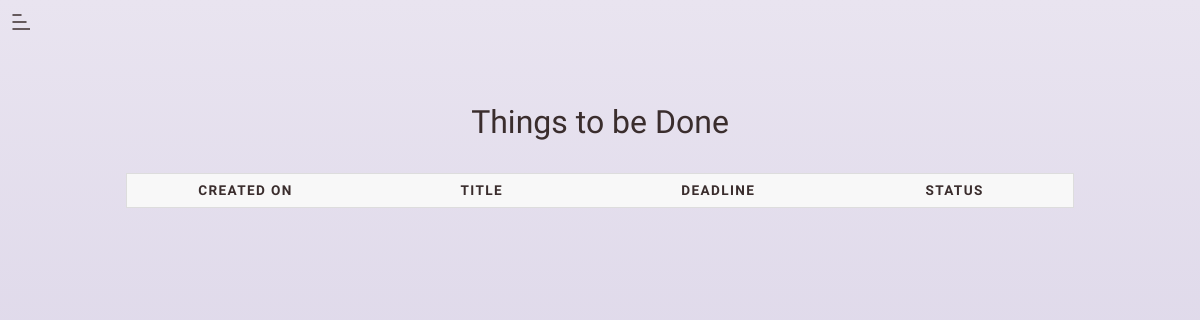
Page / (signed in) on the earlier database version.
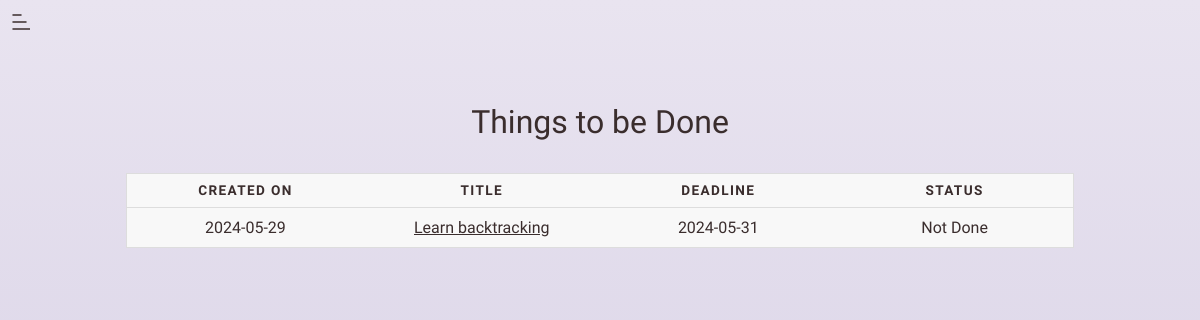
Same page on the later database version.
### app/models.py (models this page shows)
class Task(db.Model):
    id = db.Column(db.Integer, primary_key=True, nullable=False)
    user_id = db.Column(db.Integer, db.ForeignKey('user.id'), nullable=False)
    created_on = db.Column(db.Date, default=date.today())
    title = db.Column(db.String(100), nullable=False)
    description = db.Column(db.Text)
    deadline = db.Column(db.Date)
    status = db.Column(db.String(20), default='Not Done')

### app/routes.py (the view)
@blueprint.route('/')
@login_required
def dashboard():
    user_id = session.get('user_id')
    if not user_id:
        flash('Please log in to access your dashboard')
        return redirect('/login')
    user = User.query.get(user_id)
    if not user:
        flash('User not found')
        return redirect('/login')
    tasks = Task.query.filter_by(user_id=user_id).order_by(Task.deadline).all()
    return render_template('dashboard.html', tasks=tasks, user=user)

### app/routes.py (called while the page is built)
def login_required(f):
    @wraps(f)
    def decorated_function(*args, **kwargs):
        if session.get("user_id") is None:
            return redirect("/login")
        return f(*args, **kwargs)
    return decorated_function

### templates/dashboard.html (shortened to what this page needs)
{% extends 'base.html' %}
{% block main %}
    <table>
        <caption>Things to be Done</caption>
        <thead>
            <tr>
                <th>Created On</th>
                <th>Title</th>
                <th>Deadline</th>
                <th>Status</th>
            </tr>
        </thead>
        <tbody>
            {% for task in tasks %}
                <tr>
                    <td>{{ task.created_on }}</td>
                    <td><a href="/view_task/{{task.id}}">{{ task.title }}</a></td>
                    <td>{{ task.deadline }}</td>
                    <td>{{ task.status }}</td>
                </tr>
            {% endfor %}
        </tbody>
    </table>
{% endblock %}

### templates/base.html (shortened to what this page needs)
<!DOCTYPE html>
<html lang="en">
<head>
  <link rel="stylesheet" href="{{ url_for('static', filename='css/dashboard.css') }}">
  <link rel="stylesheet" href="{{ url_for('static', filename='css/background.css') }}">
  <link rel="stylesheet" href="{{ url_for('static', filename='css/dropdown.css') }}">
  <link rel="stylesheet" href="{{ url_for('static', filename='css/create_task.css') }}">
  <link rel="stylesheet" href="{{ url_for('static', filename='css/view_task.css') }}">
  <link rel="stylesheet" href="https://cdn.jsdelivr.net/npm/bootstrap-icons@1.8.1/font/bootstrap-icons.css">
</head>
<body>
  <div class="container">
    <div class="dropdown">
    </div>
    {% block main %}{% endblock %}
  </div>
</body>
</html>

### static/css/dashboard.css (style rules this page uses)
.container { display: flex; justify-content: center; font-family: "Varela Round", sans-serif; align-items: center; }
table { border: 1px solid #ccc; border-collapse: collapse; margin: 0; padding: 0; margin-bottom: 2%; width: 80%; align-items: center; table-layout: fixed; }
table caption { text-align: center; font-size: 2em; margin-top: 10%; margin-bottom: 1em; }
table tr { background-color: #f8f8f8; border: 1px solid #ddd; padding: .35em; }
table th, table td { padding: .625em; text-align: center; }
table th { font-size: .85em; letter-spacing: .1em; text-transform: uppercase; }

### static/css/background.css (style rules this page uses)
html { margin: 0; height: 100%; background-image: linear-gradient(to bottom, #e9e4f0, #d3cce3); background-attachment: fixed; background-size: 100lh 100vh; background-position: 0% 100%; }

### static/css/dropdown.css (style rules this page uses)
.mydropdown { height: 1.25rem; width: 1.25rem; }
.dropdown { position: absolute; top: 0; left: 0; margin: 10px; }

### static/css/create_task.css (style rules this page uses)
* { font-family: "Varela Round", sans-serif; color: #3a2d2d; }
.container { display: flex; justify-content: center; font-family: Arial, Helvetica, sans-serif; align-items: center; overflow: hidden; }

### static/css/view_task.css (style rules this page uses)
* { font-family: "Varela Round", sans-serif; color: #3a2d2d; }
.container { display: flex; justify-content: center; font-family: Arial, Helvetica, sans-serif; align-items: center; overflow: hidden; }

Differences in the rows shown:
added Task: created_on "2024-05-29", title "Learn backtracking", deadline "2024-05-31", status "Not Done"
